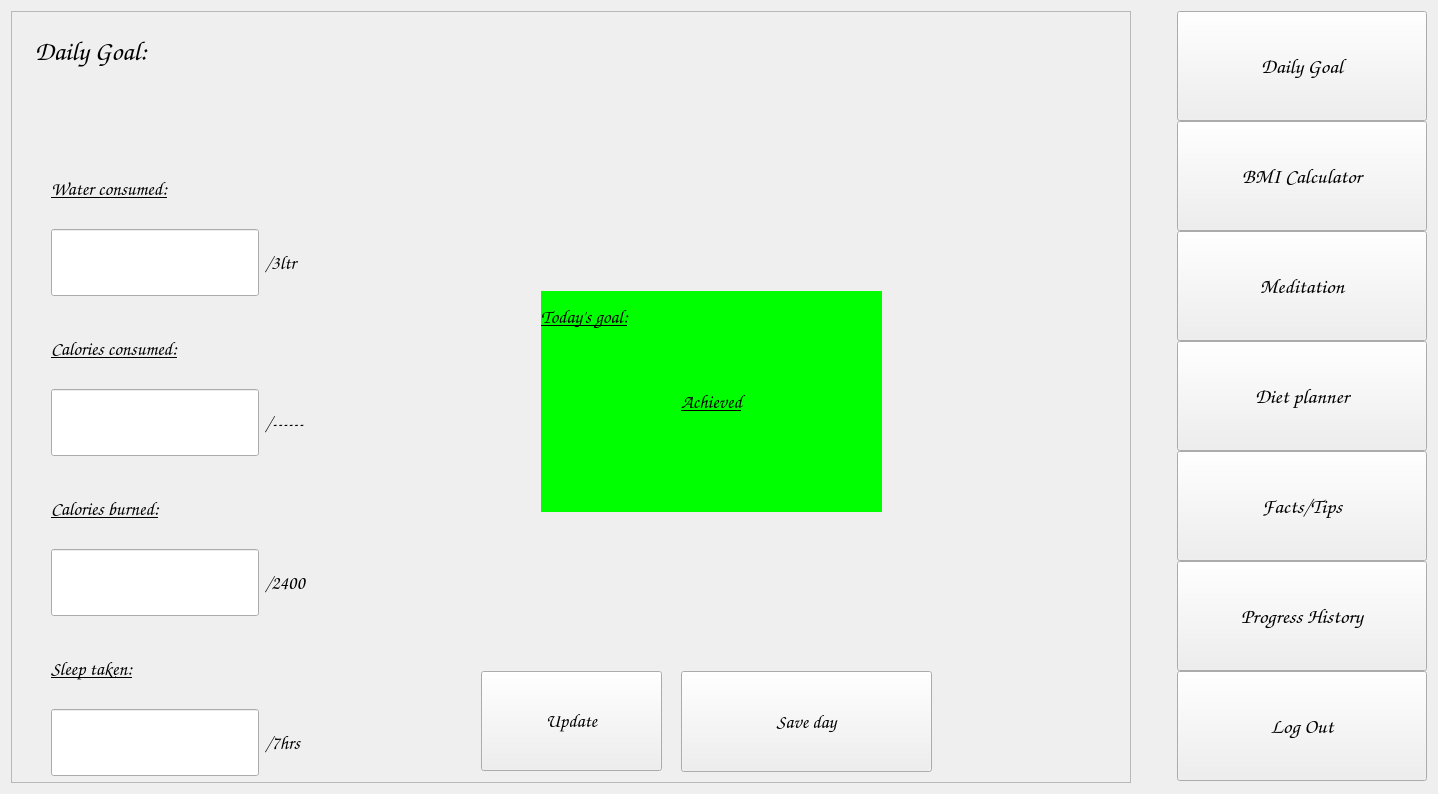
<?xml version="1.0" encoding="UTF-8"?>
<ui version="4.0">
 <class>Form</class>
 <widget class="QWidget" name="Form">
  <property name="geometry">
   <rect>
    <x>0</x>
    <y>0</y>
    <width>1438</width>
    <height>794</height>
   </rect>
  </property>
  <property name="windowTitle">
   <string>Form</string>
  </property>
  <property name="styleSheet">
   <string notr="true">border-image: url(:/newPrefix/Form graphics/hhhhhh.jpg);</string>
  </property>
  <layout class="QHBoxLayout" name="horizontalLayout_5">
   <item>
    <widget class="QFrame" name="frame">
     <property name="sizePolicy">
      <sizepolicy hsizetype="MinimumExpanding" vsizetype="MinimumExpanding">
       <horstretch>0</horstretch>
       <verstretch>0</verstretch>
      </sizepolicy>
     </property>
     <property name="styleSheet">
      <string notr="true">border-image:none;</string>
     </property>
     <property name="frameShape">
      <enum>QFrame::StyledPanel</enum>
     </property>
     <property name="frameShadow">
      <enum>QFrame::Raised</enum>
     </property>
     <widget class="QWidget" name="layoutWidget">
      <property name="geometry">
       <rect>
        <x>40</x>
        <y>464</y>
        <width>421</width>
        <height>141</height>
       </rect>
      </property>
      <layout class="QVBoxLayout" name="verticalLayout">
       <item>
        <widget class="QLabel" name="label_5">
         <property name="font">
          <font>
           <family>Comic Sans MS</family>
           <pointsize>14</pointsize>
           <weight>75</weight>
           <italic>true</italic>
           <bold>true</bold>
           <underline>true</underline>
          </font>
         </property>
         <property name="text">
          <string>Calories burned:</string>
         </property>
        </widget>
       </item>
       <item>
        <layout class="QHBoxLayout" name="horizontalLayout_3">
         <item>
          <widget class="QLineEdit" name="lineEdit_4">
           <property name="sizePolicy">
            <sizepolicy hsizetype="Minimum" vsizetype="Minimum">
             <horstretch>0</horstretch>
             <verstretch>0</verstretch>
            </sizepolicy>
           </property>
           <property name="font">
            <font>
             <family>Comic Sans MS</family>
             <pointsize>14</pointsize>
             <weight>75</weight>
             <italic>true</italic>
             <bold>true</bold>
             <underline>false</underline>
            </font>
           </property>
           <property name="text">
            <string/>
           </property>
          </widget>
         </item>
         <item>
          <widget class="QLabel" name="label_11">
           <property name="font">
            <font>
             <family>Comic Sans MS</family>
             <pointsize>14</pointsize>
             <weight>75</weight>
             <italic>true</italic>
             <bold>true</bold>
             <underline>false</underline>
            </font>
           </property>
           <property name="text">
            <string>/2400</string>
           </property>
          </widget>
         </item>
        </layout>
       </item>
      </layout>
     </widget>
     <widget class="QWidget" name="layoutWidget">
      <property name="geometry">
       <rect>
        <x>40</x>
        <y>144</y>
        <width>421</width>
        <height>141</height>
       </rect>
      </property>
      <layout class="QVBoxLayout" name="verticalLayout_2">
       <item>
        <widget class="QLabel" name="label">
         <property name="font">
          <font>
           <family>Comic Sans MS</family>
           <pointsize>14</pointsize>
           <weight>75</weight>
           <italic>true</italic>
           <bold>true</bold>
           <underline>true</underline>
          </font>
         </property>
         <property name="text">
          <string>Water consumed:</string>
         </property>
        </widget>
       </item>
       <item>
        <layout class="QHBoxLayout" name="horizontalLayout">
         <item>
          <widget class="QLineEdit" name="lineEdit_2">
           <property name="sizePolicy">
            <sizepolicy hsizetype="Minimum" vsizetype="Minimum">
             <horstretch>0</horstretch>
             <verstretch>0</verstretch>
            </sizepolicy>
           </property>
           <property name="font">
            <font>
             <family>Comic Sans MS</family>
             <pointsize>14</pointsize>
             <weight>75</weight>
             <italic>true</italic>
             <bold>true</bold>
             <underline>false</underline>
            </font>
           </property>
           <property name="text">
            <string/>
           </property>
          </widget>
         </item>
         <item>
          <widget class="QLabel" name="label_9">
           <property name="font">
            <font>
             <family>Comic Sans MS</family>
             <pointsize>14</pointsize>
             <weight>75</weight>
             <italic>true</italic>
             <bold>true</bold>
             <underline>false</underline>
            </font>
           </property>
           <property name="text">
            <string>/3ltr</string>
           </property>
          </widget>
         </item>
        </layout>
       </item>
      </layout>
     </widget>
     <widget class="QWidget" name="layoutWidget">
      <property name="geometry">
       <rect>
        <x>40</x>
        <y>304</y>
        <width>421</width>
        <height>141</height>
       </rect>
      </property>
      <layout class="QVBoxLayout" name="verticalLayout_3">
       <item>
        <widget class="QLabel" name="label_3">
         <property name="font">
          <font>
           <family>Comic Sans MS</family>
           <pointsize>14</pointsize>
           <weight>75</weight>
           <italic>true</italic>
           <bold>true</bold>
           <underline>true</underline>
          </font>
         </property>
         <property name="text">
          <string>Calories consumed:</string>
         </property>
        </widget>
       </item>
       <item>
        <layout class="QHBoxLayout" name="horizontalLayout_2">
         <item>
          <widget class="QLineEdit" name="lineEdit">
           <property name="sizePolicy">
            <sizepolicy hsizetype="Minimum" vsizetype="Minimum">
             <horstretch>0</horstretch>
             <verstretch>0</verstretch>
            </sizepolicy>
           </property>
           <property name="font">
            <font>
             <family>Comic Sans MS</family>
             <pointsize>14</pointsize>
             <weight>75</weight>
             <italic>true</italic>
             <bold>true</bold>
             <underline>false</underline>
            </font>
           </property>
           <property name="text">
            <string/>
           </property>
          </widget>
         </item>
         <item>
          <widget class="QLabel" name="label_10">
           <property name="font">
            <font>
             <family>Comic Sans MS</family>
             <pointsize>14</pointsize>
             <weight>75</weight>
             <italic>true</italic>
             <bold>true</bold>
             <underline>false</underline>
            </font>
           </property>
           <property name="text">
            <string>/------</string>
           </property>
          </widget>
         </item>
        </layout>
       </item>
      </layout>
     </widget>
     <widget class="QWidget" name="layoutWidget">
      <property name="geometry">
       <rect>
        <x>40</x>
        <y>624</y>
        <width>421</width>
        <height>141</height>
       </rect>
      </property>
      <layout class="QVBoxLayout" name="verticalLayout_5">
       <item>
        <widget class="QLabel" name="label_7">
         <property name="font">
          <font>
           <family>Comic Sans MS</family>
           <pointsize>14</pointsize>
           <weight>75</weight>
           <italic>true</italic>
           <bold>true</bold>
           <underline>true</underline>
          </font>
         </property>
         <property name="text">
          <string>Sleep taken:</string>
         </property>
        </widget>
       </item>
       <item>
        <layout class="QHBoxLayout" name="horizontalLayout_4">
         <item>
          <widget class="QLineEdit" name="lineEdit_3">
           <property name="sizePolicy">
            <sizepolicy hsizetype="Minimum" vsizetype="Minimum">
             <horstretch>0</horstretch>
             <verstretch>0</verstretch>
            </sizepolicy>
           </property>
           <property name="font">
            <font>
             <family>Comic Sans MS</family>
             <pointsize>14</pointsize>
             <weight>75</weight>
             <italic>true</italic>
             <bold>true</bold>
             <underline>false</underline>
            </font>
           </property>
           <property name="text">
            <string/>
           </property>
          </widget>
         </item>
         <item>
          <widget class="QLabel" name="label_12">
           <property name="font">
            <font>
             <family>Comic Sans MS</family>
             <pointsize>14</pointsize>
             <weight>75</weight>
             <italic>true</italic>
             <bold>true</bold>
             <underline>false</underline>
            </font>
           </property>
           <property name="text">
            <string>/7hrs</string>
           </property>
          </widget>
         </item>
        </layout>
       </item>
      </layout>
     </widget>
     <widget class="QLabel" name="label_4">
      <property name="geometry">
       <rect>
        <x>0</x>
        <y>0</y>
        <width>511</width>
        <height>81</height>
       </rect>
      </property>
      <property name="font">
       <font>
        <family>Comic Sans MS</family>
        <pointsize>20</pointsize>
        <weight>75</weight>
        <italic>true</italic>
        <bold>true</bold>
       </font>
      </property>
      <property name="styleSheet">
       <string notr="true">border-image: url(:/newPrefix/Form graphics/gg.png);</string>
      </property>
      <property name="text">
       <string>    Daily Goal:</string>
      </property>
     </widget>
     <widget class="QPushButton" name="pushButton_updatepercent">
      <property name="geometry">
       <rect>
        <x>670</x>
        <y>660</y>
        <width>251</width>
        <height>101</height>
       </rect>
      </property>
      <property name="font">
       <font>
        <family>Comic Sans MS</family>
        <pointsize>14</pointsize>
        <weight>75</weight>
        <italic>true</italic>
        <bold>true</bold>
       </font>
      </property>
      <property name="styleSheet">
       <string notr="true">
background-image: url(:/newPrefix/Form graphics/ImagBtun.jpg);</string>
      </property>
      <property name="text">
       <string>Save day</string>
      </property>
     </widget>
     <widget class="QPushButton" name="pushButton_updatepercent_2">
      <property name="geometry">
       <rect>
        <x>470</x>
        <y>660</y>
        <width>181</width>
        <height>100</height>
       </rect>
      </property>
      <property name="font">
       <font>
        <family>Comic Sans MS</family>
        <pointsize>14</pointsize>
        <weight>75</weight>
        <italic>true</italic>
        <bold>true</bold>
       </font>
      </property>
      <property name="styleSheet">
       <string notr="true">
background-image: url(:/newPrefix/Form graphics/ImagBtun.jpg);</string>
      </property>
      <property name="text">
       <string>Update</string>
      </property>
     </widget>
     <widget class="QLabel" name="label_2">
      <property name="geometry">
       <rect>
        <x>530</x>
        <y>280</y>
        <width>341</width>
        <height>221</height>
       </rect>
      </property>
      <property name="font">
       <font>
        <family>Comic Sans MS</family>
        <pointsize>14</pointsize>
        <weight>75</weight>
        <italic>true</italic>
        <bold>true</bold>
        <underline>true</underline>
       </font>
      </property>
      <property name="toolTipDuration">
       <number>0</number>
      </property>
      <property name="styleSheet">
       <string notr="true">background-color: rgb(0, 255, 0);</string>
      </property>
      <property name="text">
       <string>Achieved</string>
      </property>
      <property name="alignment">
       <set>Qt::AlignCenter</set>
      </property>
     </widget>
     <widget class="QLabel" name="label_6">
      <property name="geometry">
       <rect>
        <x>530</x>
        <y>280</y>
        <width>201</width>
        <height>51</height>
       </rect>
      </property>
      <property name="font">
       <font>
        <family>Comic Sans MS</family>
        <pointsize>14</pointsize>
        <weight>75</weight>
        <italic>true</italic>
        <bold>true</bold>
        <underline>true</underline>
       </font>
      </property>
      <property name="text">
       <string>Today's goal:</string>
      </property>
     </widget>
    </widget>
   </item>
   <item>
    <spacer name="horizontalSpacer">
     <property name="orientation">
      <enum>Qt::Horizontal</enum>
     </property>
     <property name="sizeType">
      <enum>QSizePolicy::Fixed</enum>
     </property>
     <property name="sizeHint" stdset="0">
      <size>
       <width>40</width>
       <height>20</height>
      </size>
     </property>
    </spacer>
   </item>
   <item>
    <layout class="QVBoxLayout" name="verticalLayout_4">
     <property name="spacing">
      <number>0</number>
     </property>
     <item>
      <widget class="QPushButton" name="pushButton_dailygoal">
       <property name="sizePolicy">
        <sizepolicy hsizetype="Minimum" vsizetype="Fixed">
         <horstretch>0</horstretch>
         <verstretch>0</verstretch>
        </sizepolicy>
       </property>
       <property name="minimumSize">
        <size>
         <width>250</width>
         <height>110</height>
        </size>
       </property>
       <property name="font">
        <font>
         <family>Comic Sans MS</family>
         <pointsize>16</pointsize>
         <weight>75</weight>
         <italic>true</italic>
         <bold>true</bold>
        </font>
       </property>
       <property name="styleSheet">
        <string notr="true">border-image: url(:/newPrefix/Form graphics/buttonbg.png);</string>
       </property>
       <property name="text">
        <string>Daily Goal</string>
       </property>
      </widget>
     </item>
     <item>
      <widget class="QPushButton" name="pushButton_bmicalculator">
       <property name="minimumSize">
        <size>
         <width>0</width>
         <height>110</height>
        </size>
       </property>
       <property name="font">
        <font>
         <family>Comic Sans MS</family>
         <pointsize>16</pointsize>
         <weight>75</weight>
         <italic>true</italic>
         <bold>true</bold>
        </font>
       </property>
       <property name="styleSheet">
        <string notr="true">border-image: url(:/newPrefix/Form graphics/buttonbg.png);</string>
       </property>
       <property name="text">
        <string>BMI Calculator</string>
       </property>
      </widget>
     </item>
     <item>
      <widget class="QPushButton" name="pushButton_medtation">
       <property name="minimumSize">
        <size>
         <width>0</width>
         <height>110</height>
        </size>
       </property>
       <property name="font">
        <font>
         <family>Comic Sans MS</family>
         <pointsize>16</pointsize>
         <weight>75</weight>
         <italic>true</italic>
         <bold>true</bold>
        </font>
       </property>
       <property name="styleSheet">
        <string notr="true">border-image: url(:/newPrefix/Form graphics/buttonbg.png);</string>
       </property>
       <property name="text">
        <string>Meditation</string>
       </property>
      </widget>
     </item>
     <item>
      <widget class="QPushButton" name="pushButton_dietplanner">
       <property name="sizePolicy">
        <sizepolicy hsizetype="Minimum" vsizetype="Fixed">
         <horstretch>0</horstretch>
         <verstretch>0</verstretch>
        </sizepolicy>
       </property>
       <property name="minimumSize">
        <size>
         <width>0</width>
         <height>110</height>
        </size>
       </property>
       <property name="font">
        <font>
         <family>Comic Sans MS</family>
         <pointsize>16</pointsize>
         <weight>75</weight>
         <italic>true</italic>
         <bold>true</bold>
        </font>
       </property>
       <property name="styleSheet">
        <string notr="true">border-image: url(:/newPrefix/Form graphics/buttonbg.png);</string>
       </property>
       <property name="text">
        <string>Diet planner</string>
       </property>
      </widget>
     </item>
     <item>
      <widget class="QPushButton" name="pushButton_both">
       <property name="minimumSize">
        <size>
         <width>0</width>
         <height>110</height>
        </size>
       </property>
       <property name="font">
        <font>
         <family>Comic Sans MS</family>
         <pointsize>16</pointsize>
         <weight>75</weight>
         <italic>true</italic>
         <bold>true</bold>
        </font>
       </property>
       <property name="styleSheet">
        <string notr="true">border-image: url(:/newPrefix/Form graphics/buttonbg.png);</string>
       </property>
       <property name="text">
        <string>Facts/Tips</string>
       </property>
      </widget>
     </item>
     <item>
      <widget class="QPushButton" name="pushButton_progresshistory">
       <property name="minimumSize">
        <size>
         <width>0</width>
         <height>110</height>
        </size>
       </property>
       <property name="font">
        <font>
         <family>Comic Sans MS</family>
         <pointsize>16</pointsize>
         <weight>75</weight>
         <italic>true</italic>
         <bold>true</bold>
        </font>
       </property>
       <property name="styleSheet">
        <string notr="true">border-image: url(:/newPrefix/Form graphics/buttonbg.png);</string>
       </property>
       <property name="text">
        <string>Progress History</string>
       </property>
      </widget>
     </item>
     <item>
      <widget class="QPushButton" name="pushButton_logout">
       <property name="minimumSize">
        <size>
         <width>0</width>
         <height>110</height>
        </size>
       </property>
       <property name="font">
        <font>
         <family>Comic Sans MS</family>
         <pointsize>16</pointsize>
         <weight>75</weight>
         <italic>true</italic>
         <bold>true</bold>
        </font>
       </property>
       <property name="styleSheet">
        <string notr="true">border-image: url(:/newPrefix/Form graphics/red-butto-transparent-background-11621027099oxucsro5ez.png);</string>
       </property>
       <property name="text">
        <string>Log Out</string>
       </property>
      </widget>
     </item>
    </layout>
   </item>
  </layout>
 </widget>
 <resources>
  <include location="images.qrc"/>
 </resources>
 <connections/>
</ui>
